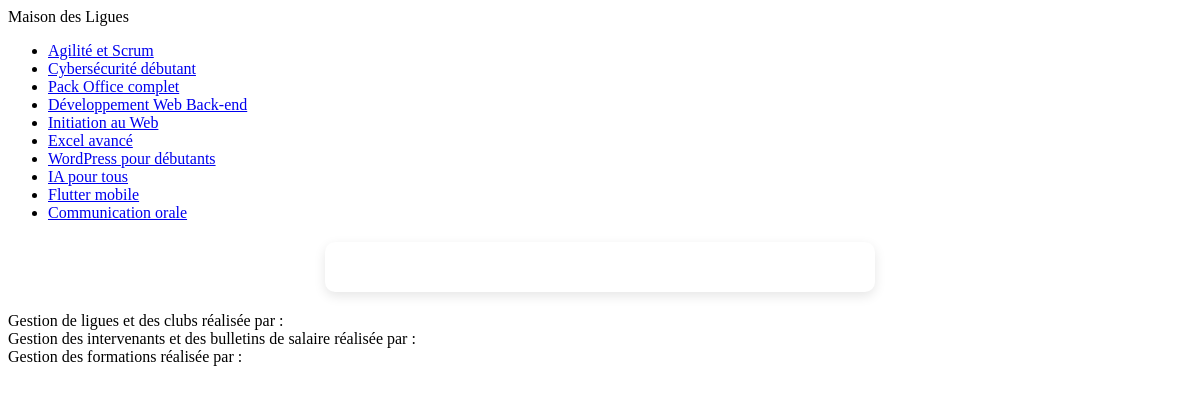
The page /controleur/controleurFormations.php on the database its author committed.
### tables this page shows
CREATE TABLE IF NOT EXISTS `formation` (
  `idForma` smallint(6) NOT NULL AUTO_INCREMENT,
  `descriptif` varchar(50) DEFAULT NULL,
  `duree` smallint(6) DEFAULT NULL,
  `intitule` varchar(50) DEFAULT NULL,
  `dateOuverture` date DEFAULT NULL,
  `dateFermeture` date DEFAULT NULL,
  `effectifMax` int(11) DEFAULT NULL,
  PRIMARY KEY (`idForma`)
);

### controleur/controleurFormations.php (called while the page is built, shortened)
<?php
    $listeFormations = FormationDAO::listeFormation();
    $lesFormations = new Formations(($listeFormations));
    $formationActive = $lesFormations->chercheFormation($_SESSION['menuFormation']);
    $menuFormation = new Menu('menuFormation');
    foreach($listeFormations as $formation){
        $idForma = $formation['idForma'];
        $menuFormation->ajouterComposant($menuFormation->creerItemLien($idForma, $formation['intitule'] ));
    }
    $menuFormation = $menuFormation->creerMenu($formationActive, 'menuFormation');
    $formFormation = new Formulaire('post', 'index.php', 'formFormation', 'formFormation');
    $formFormation->creerFormulaire();
    require_once 'vue/vueFormations.php';
?>

### modele/dao/dBConnex.php (called while the page is built, shortened)
<?php
class DBConnex extends PDO{
    private static $instance;
    public static function getInstance(){
        if ( !self::$instance ){
            self::$instance = new DBConnex();
        }
        return self::$instance;
    }
}

### modele/dao/formationDAO.php (called while the page is built, shortened)
<?php
class FormationDAO{
    public static function listeFormation(){
        $requetePrepa = DBConnex::getInstance()->prepare("SELECT * FROM FORMATION;");
        $requetePrepa->execute();
        $liste = $requetePrepa->fetchAll(PDO::FETCH_ASSOC);
        if(!empty($liste)){
            foreach($liste as $formation){
                $uneFormation = new Formation(null,null,null,null, null, null, null);
            }
        }
        return $liste;
    }
}

### modele/trait/Hydrate.php (called while the page is built, shortened)
<?php
trait Hydrate{
    function hydrate(array $donnees)
    {
        foreach ($donnees as $key => $value)
        {
            $method = 'set'.ucfirst($key);
        }
    }
}

### modele/dto/formations.php (called while the page is built, shortened)
<?php
class Formations{
	public function __construct($array){
		if (is_array($array)) {
			$this->formation = $array;
		}
	}
	public function chercheFormation(int $unIdForma): ?array {
        return null;
    }
}

### lib/menu.php (the view, shortened to what this page needs)
<?php
class Menu{
	private $style;
	private $composants = [];
	public function __construct($unStyle){
		$this->style = $unStyle;
	}
	public function ajouterComposant($unComposant){
		$this->composants[] = $unComposant;
	}
	public function creerMenu($composantActif,$nomMenu){
		$menu = "<ul class = '" .  $this->style . "'>";
		foreach($this->composants as $composant){
			if($composant[0] == $composantActif){
				$menu .= "<li class='actif'>";
				$menu .=  "<span>" . $composant[1] ."</span>";
			}
			else{
				$menu .= "<li>";
				$menu .= "<a href='index.php?" . $nomMenu ;
				$menu .= "=" . $composant[0] . "' >";
				$menu .= "<span>" . $composant[1] ."</span>";
				$menu .= "</a>";
			}
			$menu .= "</li>";
		}
		$menu .= "</ul>";
		$this->menu_toString = $menu;
		return $this->menu_toString;
	}
}

### lib/formulaire.php (shortened to what this page needs)
<?php
class Formulaire{
	private $method;
	private $action;
	private $nom;
	private $style;
	private $formulaireToPrint;
	public function __construct($uneMethode, $uneAction , $unNom, $unStyle ){
		$this->method = $uneMethode;
		$this->action =$uneAction;
		$this->nom = $unNom;
		$this->style = $unStyle;
	}
	public function creerFormulaire(){
		$this->formulaireToPrint = "<form method = '" .  $this->method . "' ";
		$this->formulaireToPrint .= "action = '" .  $this->action . "' ";
		$this->formulaireToPrint .= "name = '" .  $this->nom . "' ";
		$this->formulaireToPrint .= "class = '" .  $this->style . "' >";
		$this->formulaireToPrint .= "</form>";
		return $this->formulaireToPrint ;
	}
	public function afficherFormulaire(){
		echo $this->formulaireToPrint ;
	}
}

### vue/vueFormations.php
<div class="conteneur">
	<header>
		<?php include 'haut.php' ;?>
	</header>
		<main>
			<div class='gauche'>
				<?php include 'vue/formations/formationGauche.php' ;?>
			</div>
			<div class='droite'>
				<?php include 'vue/formations/formationDroite.php' ;?>
			</div>
		</main>
    <footer>
		<?php include 'bas.php' ;?>
	</footer>
</div>

### vue/haut.php (shortened to what this page needs)
<div class='bandeau'>
	<div class="logo">Maison des Ligues</div>
</div>

### vue/formations/formationGauche.php
<div class="conteneur">
	<head>
		<link rel="stylesheet" href="../../styles/styleFormation.css">
	</head>
	<main>
		<?php
			echo $menuFormation;
		?>
	</main>
</div>

### vue/formations/formationDroite.php (shortened to what this page needs)
<div class="conteneur">
	<head>
		<link rel="stylesheet" href="../../styles/styleFormation.css">
	</head>
	<main>
	</main>
</div>

### vue/bas.php
<p>
Gestion de ligues et des clubs réalisée par : <br/>
Gestion des intervenants et des bulletins de salaire réalisée par : <br/>
Gestion des formations réalisée par :<br/>
</p>

### styles/styleFormation.css (style rules this page uses)
.formFormation { background-color: #ffffff; padding: 25px; max-width: 500px; margin: 20px auto; border-radius: 10px; box-shadow: 0 4px 12px rgba(0, 0, 0, 0.1); display: flex; flex-direction: column; gap: 15px; }

### rows shown on the page
formation: intitule "Agilité et Scrum"
formation: intitule "Cybersécurité débutant"
formation: intitule "Pack Office complet"
formation: intitule "Développement Web Back-end"
formation: intitule "Initiation au Web"
formation: intitule "Excel avancé"
formation: intitule "WordPress pour débutants"
formation: intitule "IA pour tous"
formation: intitule "Flutter mobile"
formation: intitule "Communication orale"
